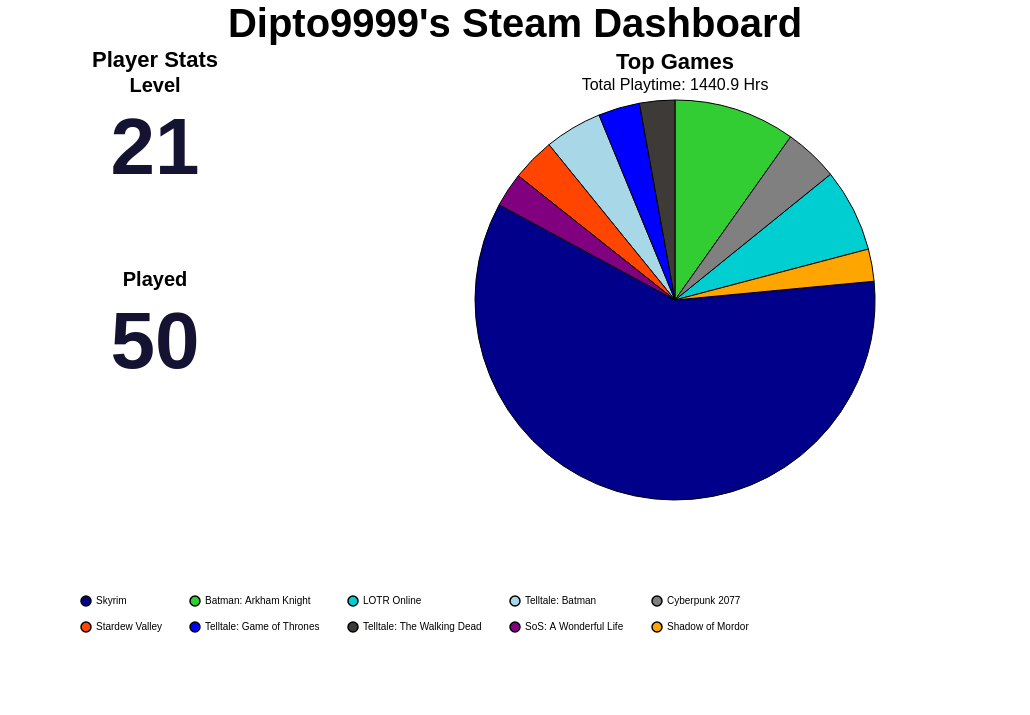

Write the Vega-Lite specification saved for this chart.
### Vega-Lite specification from a JSON file in a GitHub repository (floating-point values rounded to 4 significant figures)
{"background": null, "config": {"view": {"continuousWidth": 300, "continuousHeight": 300, "strokeOpacity": 0, "strokeWidth": 1.5}, "axis": {"labelFontSize": 12, "titleFontSize": 16}, "legend": {"labelFontSize": 12, "titleFontSize": 16}}, "hconcat": [{"vconcat": [{"data": {"name": "data-ce2f25787bade8ca3fba4cb14335a451"}, "mark": {"type": "text", "align": "center", "baseline": "middle", "color": "#141331", "fontSize": 80, "fontWeight": "bold"}, "encoding": {"text": {"field": "Value", "type": "quantitative"}, "x": {"axis": null, "field": "Metric", "type": "nominal"}, "y": {"value": 50}}, "height": 150, "title": {"text": "Level", "anchor": "middle", "fontSize": 20}, "width": 300}, {"data": {"name": "data-92b892d679d5fbeaa0a56e1238c7fc12"}, "mark": {"type": "text", "align": "center", "baseline": "middle", "color": "#141331", "fontSize": 80, "fontWeight": "bold"}, "encoding": {"text": {"field": "Value", "type": "quantitative"}, "x": {"axis": null, "field": "Metric", "type": "nominal"}, "y": {"value": 50}}, "height": 150, "title": {"text": "Played", "anchor": "middle", "fontSize": 20}, "width": 300}], "title": {"text": "Player Stats", "anchor": "middle", "fontSize": 22}}, {"data": {"name": "data-b2da6c3eee8efb20e4c0e498a7d77a12"}, "mark": {"type": "arc", "stroke": "black", "strokeWidth": 1}, "encoding": {"color": {"field": "name", "legend": {"columnPadding": 25, "columns": 5, "direction": "horizontal", "labelFontSize": 10, "orient": "bottom", "padding": 75, "rowPadding": 10, "title": "", "titleAlign": "center", "titleFontSize": 16}, "scale": {"range": ["#00008B", "#32CD32", "#00CED1", "#A8D7E7", "#808080", "#FF4500", "#0000FF", "#3D3A38", "#800080", "#FFA500", "#006400", "#8B0000", "#FFD700", "#4682B4", "#2E8B57"]}, "sort": null, "type": "nominal"}, "theta": {"field": "playtime_percentage", "type": "quantitative"}, "tooltip": [{"field": "name", "title": "Game", "type": "nominal"}, {"field": "playtime_forever", "format": ".1f", "title": "Time (Hrs)", "type": "quantitative"}, {"field": "playtime_percentage", "format": ".2f", "title": "Playtime (%)", "type": "quantitative"}]}, "height": 400, "title": {"text": "Top Games", "anchor": "middle", "fontSize": 22, "subtitle": "Total Playtime: 1440.9 Hrs", "subtitleFontSize": 16}, "width": 700}], "padding": {"left": 250, "right": 250, "top": 0, "bottom": 0}, "title": {"text": "Dipto9999's Steam Dashboard", "anchor": "middle", "fontSize": 40}, "$schema": "https://vega.github.io/schema/vega-lite/v5.20.1.json", "datasets": {"data-ce2f25787bade8ca3fba4cb14335a451": [{"Metric": "Level", "Value": 21}], "data-92b892d679d5fbeaa0a56e1238c7fc12": [{"Metric": "Played", "Value": 50}], "data-b2da6c3eee8efb20e4c0e498a7d77a12": [{"name": "Skyrim", "playtime_forever": 845.3, "appid": 72850, "playtime_percentage": 59.39}, {"name": "Batman: Arkham Knight", "playtime_forever": 139.7, "appid": 208650, "playtime_percentage": 9.81}, {"name": "LOTR Online", "playtime_forever": 95.7, "appid": 212500, "playtime_percentage": 6.72}, {"name": "Telltale: Batman", "playtime_forever": 66.22, "appid": 498240, "playtime_percentage": 4.65}, {"name": "Cyberpunk 2077", "playtime_forever": 62.2, "appid": 1091500, "playtime_percentage": 4.37}, {"name": "Stardew Valley", "playtime_forever": 49.5, "appid": 413150, "playtime_percentage": 3.48}, {"name": "Telltale: Game of Thrones", "playtime_forever": 47.68, "appid": 330840, "playtime_percentage": 3.35}, {"name": "Telltale: The Walking Dead", "playtime_forever": 40.52, "appid": 207610, "playtime_percentage": 2.85}, {"name": "SoS: A Wonderful Life", "playtime_forever": 39.42, "appid": 2111170, "playtime_percentage": 2.77}, {"name": "Shadow of Mordor", "playtime_forever": 37.05, "appid": 241930, "playtime_percentage": 2.6}]}}
